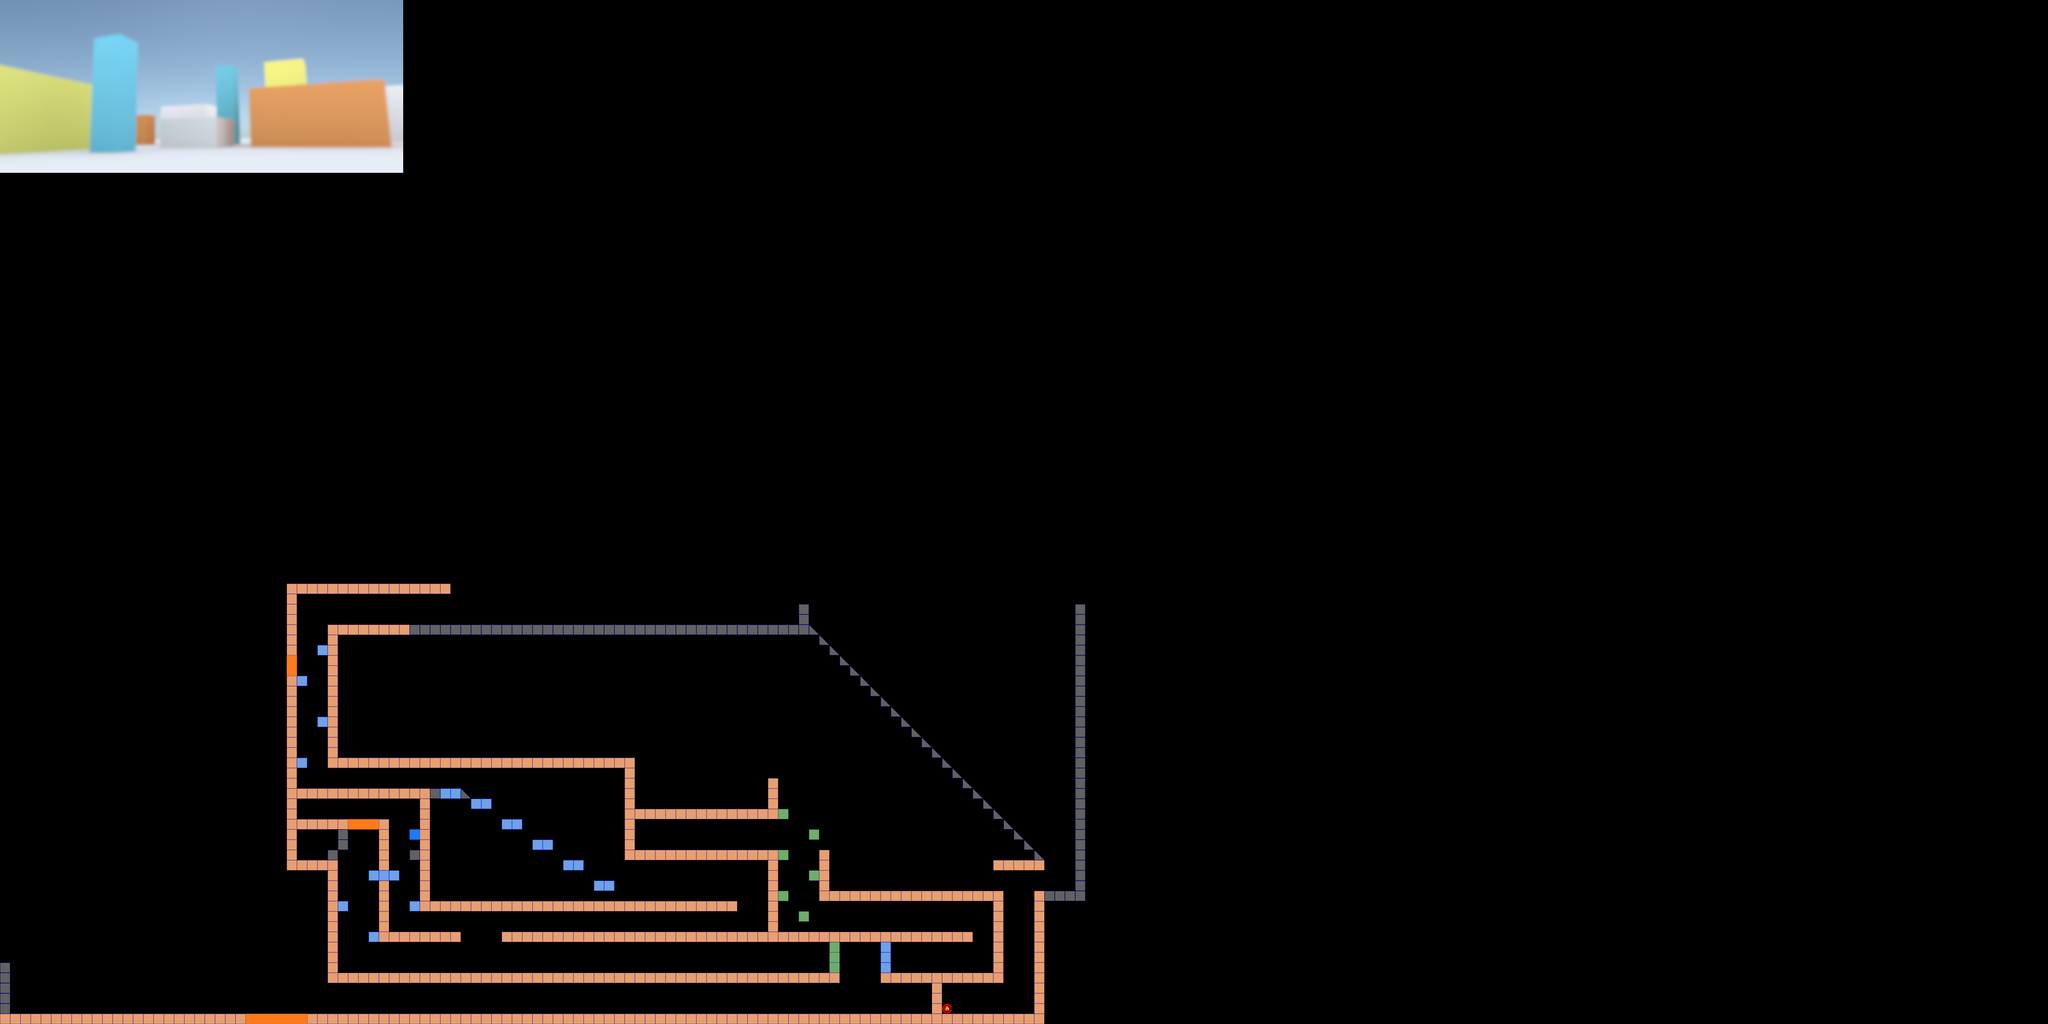

Rendered tile map (Tiled .tmx) drawn with the repository's tilesets; below, a short description and the map source with its tile grids summarised:
An orthogonal 200x100 tile map with 32x32 px tiles, 7 tile layers (SharedLayer, BlueLayer, GreenLayer, SharedCollision, ...), 11 tilesets, 1 image layer and 7 objects (2x Trigger, player2, player1, MUZAC, flag1, ...).

<map version="1.0" orientation="orthogonal" width="200" height="100" tilewidth="32" tileheight="32">
 <tileset firstgid="1" name="tilemap2" tilewidth="32" tileheight="32">
  <image source="../sprites/tilemap2.png" width="256" height="512" />
  <terraintypes>
   <terrain name="testterrain" tile="-1" />
  </terraintypes>
  <tile id="5" terrain="0,0,0,0" />
 </tileset>
 <tileset firstgid="129" name="collision" tilewidth="32" tileheight="32">
  <image source="../sprites/collision.gif" width="160" height="32" />
  <tile id="0">
   <properties>
    <property name="colshape" value="1" />
   </properties>
  </tile>
  <tile id="1">
   <properties>
    <property name="colshape" value="2" />
   </properties>
  </tile>
  <tile id="2">
   <properties>
    <property name="colshape" value="3" />
   </properties>
  </tile>
  <tile id="3">
   <properties>
    <property name="colshape" value="4" />
   </properties>
  </tile>
  <tile id="4">
   <properties>
    <property name="colshape" value="5" />
   </properties>
  </tile>
 </tileset>
 <tileset firstgid="134" name="OrangeA" tilewidth="32" tileheight="32">
  <image source="../sprites/Tiles_1_A_orange.png" width="416" height="128" />
 </tileset>
 <tileset firstgid="186" name="Tiles_1_A_blue" tilewidth="32" tileheight="32">
  <image source="../sprites/Tiles_1_A_blue.png" width="416" height="128" />
 </tileset>
 <tileset firstgid="238" name="Tiles_1_A_green" tilewidth="32" tileheight="32">
  <image source="../sprites/Tiles_1_A_green.png" width="416" height="128" />
 </tileset>
 <tileset firstgid="290" name="generic_box" tilewidth="32" tileheight="32">
  <image source="../sprites/box_generic.png" width="32" height="32" />
 </tileset>
 <tileset firstgid="291" name="button" tilewidth="32" tileheight="32">
  <image source="../sprites/button_blue.png" width="64" height="32" />
 </tileset>
 <tileset firstgid="293" name="tramp" tilewidth="32" tileheight="32">
  <image source="../sprites/trampoline.png" width="96" height="32" />
 </tileset>
 <tileset firstgid="296" name="angled_tramp" tilewidth="32" tileheight="32">
  <image source="../sprites/trampoline_angled.png" width="96" height="32" />
 </tileset>
 <tileset firstgid="299" name="orange2" tilewidth="32" tileheight="32">
  <image source="../sprites/Tiles_1_B_orange.png" width="416" height="128" />
 </tileset>
 <tileset firstgid="351" name="objects" tilewidth="32" tileheight="32">
  <image source="../sprites/object_tilemap.png" width="128" height="192" />
 </tileset>
 <imagelayer name="Background" width="200" height="100">
  <image source="../backgrounds/bgConcept1_big.png" />
 </imagelayer>
 <layer name="SharedLayer" width="200" height="100">
  <data>[20000 cells, 495 non-empty, 2 distinct tile ids]</data>
 </layer>
 <layer name="BlueLayer" width="200" height="100">
  <data>[20000 cells, 26 non-empty, 1 distinct tile ids]</data>
 </layer>
 <layer name="GreenLayer" width="200" height="100">
  <data>[20000 cells, 9 non-empty, 1 distinct tile ids]</data>
 </layer>
 <objectgroup name="Objects" width="200" height="100">
  <object name="player2" gid="13" x="272" y="3152" />
  <object name="player1" gid="13" x="221" y="3151" />
  <object name="MUZAC" x="649" y="128" width="103" height="86">
   <properties>
    <property name="onspawn" value="global:playMusic(crap_d1.ogg, 0.1)" />
   </properties>
  </object>
  <object type="Trigger" x="767" y="3169" width="192" height="30">
   <properties>
    <property name="ontrigger" value="activator:teleportTo(flag1)" />
   </properties>
  </object>
  <object name="flag1" x="182" y="3113" width="37" height="51" />
  <object type="Text" x="752" y="3009" width="224" height="126">
   <properties>
    <property name="string" value="Things aren't always what they seem..." />
   </properties>
  </object>
  <object type="Trigger" x="2076" y="2556" width="42" height="102">
   <properties>
    <property name="ontrigger" value="activator:teleportTo(flag1)" />
   </properties>
  </object>
 </objectgroup>
 <layer name="SharedCollision" width="200" height="100" opacity="0.48">
  <data>[20000 cells, 587 non-empty, 2 distinct tile ids]</data>
 </layer>
 <layer name="BlueCollision" width="200" height="100" opacity="0.48">
  <data>[20000 cells, 27 non-empty, 2 distinct tile ids]</data>
 </layer>
 <layer name="GreenCollision" width="200" height="100" opacity="0.28">
  <data>[20000 cells, 9 non-empty, 1 distinct tile ids]</data>
 </layer>
 <layer name="Decoration" width="200" height="100">
  <data>[20000 cells, 0 non-empty, 0 distinct tile ids]</data>
 </layer>
</map>
